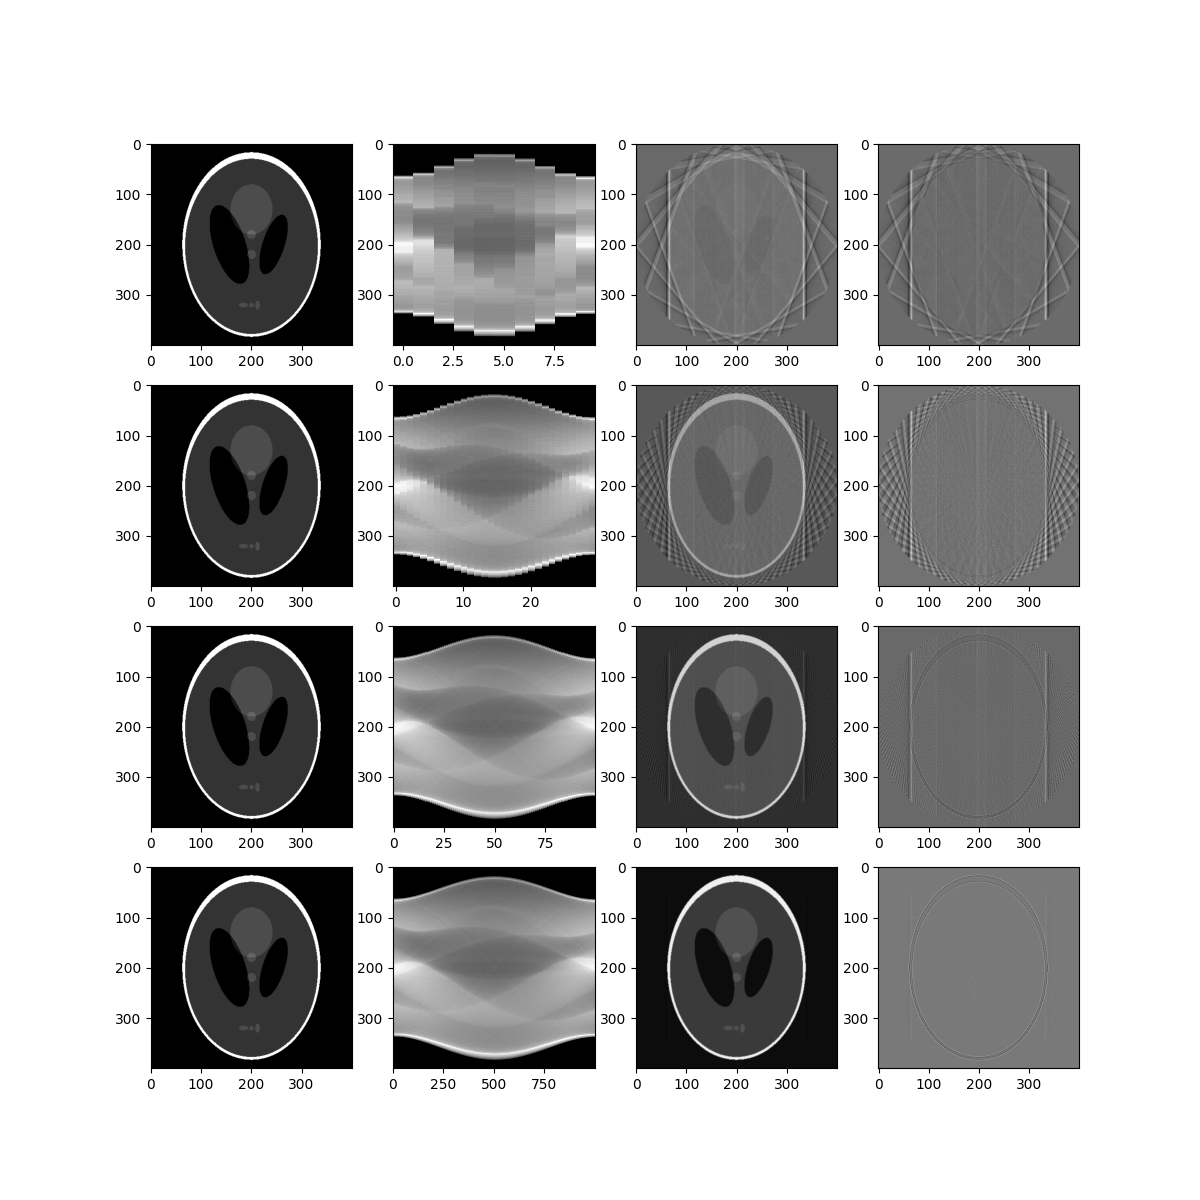

This figure's Python source:
import matplotlib.pyplot as plt
import numpy as np

from skimage.transform import radon, iradon, rescale

from skimage.data import shepp_logan_phantom
image = shepp_logan_phantom()

fig, ax = plt.subplots(4, 4, figsize = (12, 12))

theta = np.linspace(0, 180, 100)
ax[2, 0].imshow(image, cmap = 'binary_r')

sinogram = radon(image, theta=theta)
ax[2, 1].imshow(sinogram, cmap = 'binary_r', aspect='auto', interpolation='nearest')

rec_image = iradon(sinogram, theta=theta)
ax[2, 2].imshow(rec_image, cmap = 'binary_r')

err = image - rec_image
ax[2, 3].imshow(err, cmap = 'binary')

#zad 3

theta = np.linspace(0, 180, 10)
ax[0, 0].imshow(image, cmap = 'binary_r')

sinogram = radon(image, theta=theta)
ax[0, 1].imshow(sinogram, cmap = 'binary_r', aspect='auto', interpolation='nearest')

rec_image = iradon(sinogram, theta=theta)
ax[0, 2].imshow(rec_image, cmap = 'binary_r')

err = image - rec_image
ax[0, 3].imshow(err, cmap = 'binary')




theta = np.linspace(0, 180, 30)
ax[1, 0].imshow(image, cmap = 'binary_r')

sinogram = radon(image, theta=theta)
ax[1, 1].imshow(sinogram, cmap = 'binary_r', aspect='auto', interpolation='nearest')

rec_image = iradon(sinogram, theta=theta)
ax[1, 2].imshow(rec_image, cmap = 'binary_r')

err = image - rec_image
ax[1, 3].imshow(err, cmap = 'binary')




theta = np.linspace(0, 180, 1000)
ax[3, 0].imshow(image, cmap = 'binary_r')

sinogram = radon(image, theta=theta)
ax[3, 1].imshow(sinogram, cmap = 'binary_r', aspect='auto', interpolation='nearest')

rec_image = iradon(sinogram, theta=theta)
ax[3, 2].imshow(rec_image, cmap = 'binary_r')

err = image - rec_image
ax[3, 3].imshow(err, cmap = 'binary')


plt.savefig("lab7.png")

#cz2
image = image[50:350, 50:350]
fig2, ax = plt.subplots(4, 4, figsize = (12, 12))


theta = np.linspace(0, 180, 100)
ax[2, 0].imshow(image, cmap = 'binary_r')

sinogram = radon(image, theta=theta)
ax[2, 1].imshow(sinogram, cmap = 'binary_r', aspect='auto', interpolation='nearest')

rec_image = iradon(sinogram, theta=theta)
ax[2, 2].imshow(rec_image, cmap = 'binary_r')

err = image - rec_image
ax[2, 3].imshow(err, cmap = 'binary')

#zad 3

theta = np.linspace(0, 180, 10)
ax[0, 0].imshow(image, cmap = 'binary_r')

sinogram = radon(image, theta=theta)
ax[0, 1].imshow(sinogram, cmap = 'binary_r', aspect='auto', interpolation='nearest')

rec_image = iradon(sinogram, theta=theta)
ax[0, 2].imshow(rec_image, cmap = 'binary_r')

err = image - rec_image
ax[0, 3].imshow(err, cmap = 'binary')




theta = np.linspace(0, 180, 30)
ax[1, 0].imshow(image, cmap = 'binary_r')

sinogram = radon(image, theta=theta)
ax[1, 1].imshow(sinogram, cmap = 'binary_r', aspect='auto', interpolation='nearest')

rec_image = iradon(sinogram, theta=theta)
ax[1, 2].imshow(rec_image, cmap = 'binary_r')

err = image - rec_image
ax[1, 3].imshow(err, cmap = 'binary')




theta = np.linspace(0, 180, 1000)
ax[3, 0].imshow(image, cmap = 'binary_r')

sinogram = radon(image, theta=theta)
ax[3, 1].imshow(sinogram, cmap = 'binary_r', aspect='auto', interpolation='nearest')

rec_image = iradon(sinogram, theta=theta)
ax[3, 2].imshow(rec_image, cmap = 'binary_r')

err = image - rec_image
ax[3, 3].imshow(err, cmap = 'binary')

plt.savefig("lab7_2.png")